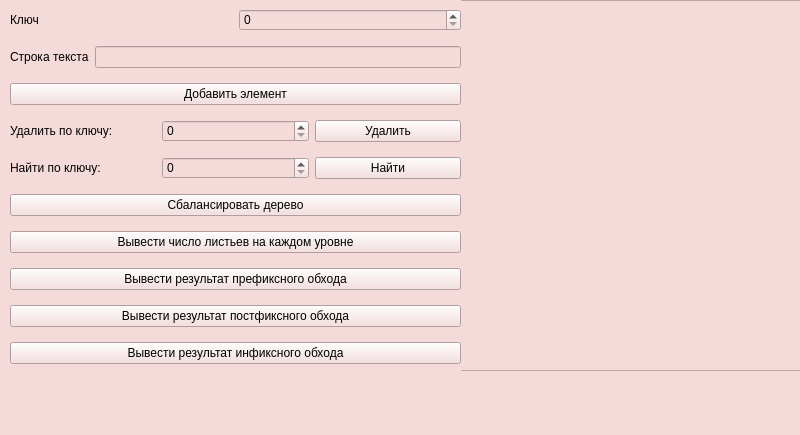
<?xml version="1.0" encoding="UTF-8"?>
<ui version="4.0">
 <class>MainWindow</class>
 <widget class="QMainWindow" name="MainWindow">
  <property name="geometry">
   <rect>
    <x>0</x>
    <y>0</y>
    <width>800</width>
    <height>435</height>
   </rect>
  </property>
  <property name="windowTitle">
   <string>MainWindow</string>
  </property>
  <property name="styleSheet">
   <string notr="true">background-color: rgb(245, 218, 218);
color: rgb(0, 0, 0);
font: 700 italic 15pt &quot;Ubuntu&quot;;</string>
  </property>
  <widget class="QWidget" name="centralwidget">
   <widget class="QTreeView" name="treeView">
    <property name="geometry">
     <rect>
      <x>460</x>
      <y>0</y>
      <width>341</width>
      <height>371</height>
     </rect>
    </property>
   </widget>
   <widget class="QWidget" name="">
    <property name="geometry">
     <rect>
      <x>10</x>
      <y>0</y>
      <width>451</width>
      <height>374</height>
     </rect>
    </property>
    <layout class="QVBoxLayout" name="verticalLayout">
     <item>
      <layout class="QHBoxLayout" name="horizontalLayout">
       <item>
        <widget class="QLabel" name="lbl_key">
         <property name="text">
          <string>Ключ</string>
         </property>
        </widget>
       </item>
       <item>
        <widget class="QSpinBox" name="spb_val"/>
       </item>
      </layout>
     </item>
     <item>
      <layout class="QHBoxLayout" name="horizontalLayout_2">
       <item>
        <widget class="QLabel" name="lbl_value">
         <property name="text">
          <string>Строка текста</string>
         </property>
        </widget>
       </item>
       <item>
        <widget class="QLineEdit" name="lineEditText"/>
       </item>
      </layout>
     </item>
     <item>
      <widget class="QPushButton" name="bnt_add_item">
       <property name="text">
        <string>Добавить элемент</string>
       </property>
      </widget>
     </item>
     <item>
      <layout class="QHBoxLayout" name="horizontalLayout_3">
       <item>
        <widget class="QLabel" name="lbl_del">
         <property name="text">
          <string>Удалить по ключу:</string>
         </property>
        </widget>
       </item>
       <item>
        <widget class="QSpinBox" name="spb_delValue"/>
       </item>
       <item>
        <widget class="QPushButton" name="bnt_remove">
         <property name="text">
          <string>Удалить</string>
         </property>
        </widget>
       </item>
      </layout>
     </item>
     <item>
      <layout class="QHBoxLayout" name="horizontalLayout_4">
       <item>
        <widget class="QLabel" name="lbl_find">
         <property name="text">
          <string>Найти по ключу:</string>
         </property>
        </widget>
       </item>
       <item>
        <widget class="QSpinBox" name="spb_findValue"/>
       </item>
       <item>
        <widget class="QPushButton" name="bnt_search">
         <property name="text">
          <string>Найти</string>
         </property>
        </widget>
       </item>
      </layout>
     </item>
     <item>
      <widget class="QPushButton" name="bnt_balanse">
       <property name="text">
        <string>Сбалансировать дерево</string>
       </property>
      </widget>
     </item>
     <item>
      <widget class="QPushButton" name="bnt_cnt_of_list">
       <property name="text">
        <string>Вывести число листьев на каждом уровне</string>
       </property>
      </widget>
     </item>
     <item>
      <widget class="QPushButton" name="bnt_pre">
       <property name="text">
        <string>Вывести результат префиксного обхода</string>
       </property>
      </widget>
     </item>
     <item>
      <widget class="QPushButton" name="bnt_post">
       <property name="text">
        <string>Вывести результат постфиксного обхода</string>
       </property>
      </widget>
     </item>
     <item>
      <widget class="QPushButton" name="bnt_in">
       <property name="text">
        <string>Вывести результат инфиксного обхода</string>
       </property>
      </widget>
     </item>
    </layout>
   </widget>
  </widget>
  <widget class="QMenuBar" name="menubar">
   <property name="geometry">
    <rect>
     <x>0</x>
     <y>0</y>
     <width>800</width>
     <height>28</height>
    </rect>
   </property>
  </widget>
  <widget class="QStatusBar" name="statusbar"/>
 </widget>
 <resources/>
 <connections/>
</ui>
